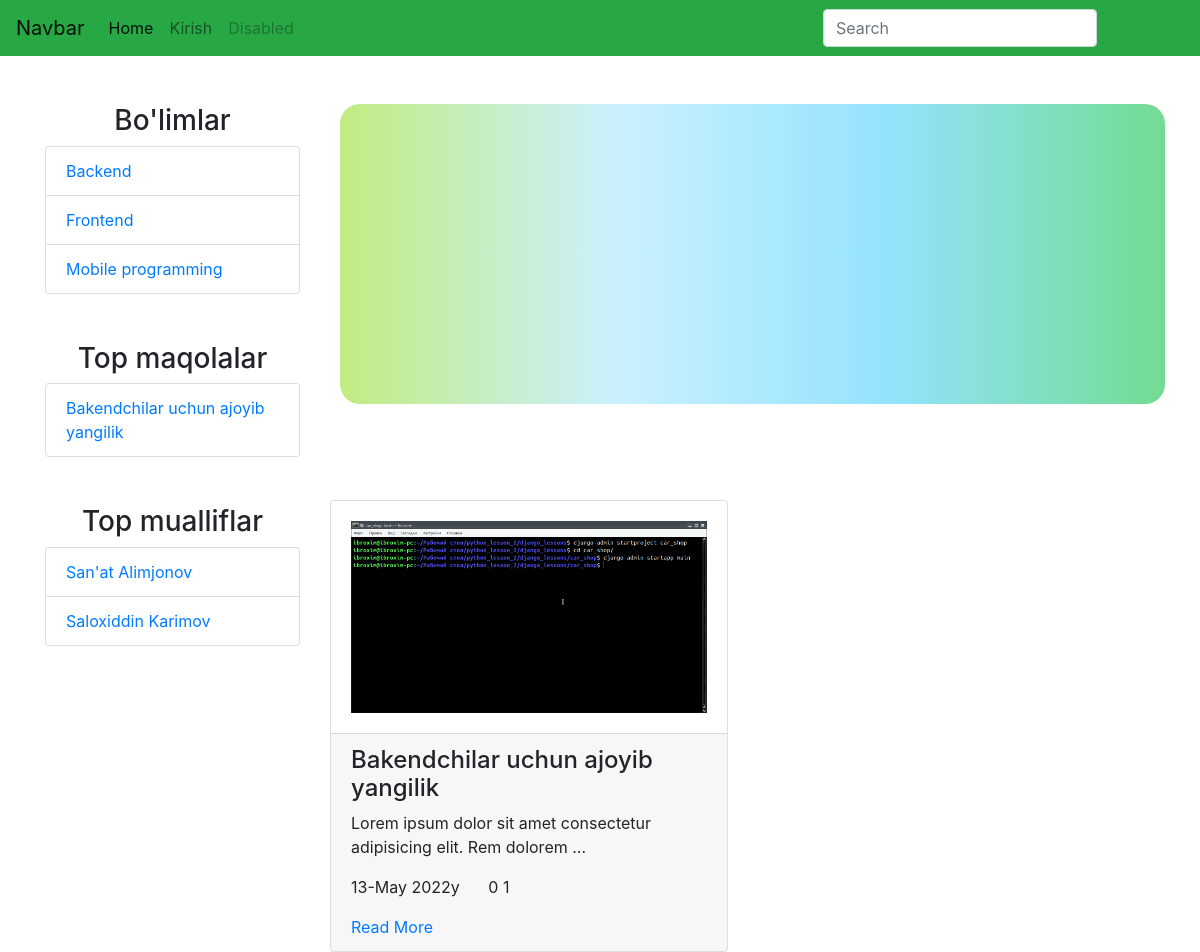
Page /category/1 on the committed database.
### blog/models.py (models this page shows, shortened)
class Category(models.Model):
    name = models.CharField(max_length=55)
    reg_date = models.DateField(auto_now_add=True)
    article_qty = models.PositiveIntegerField(default=0,editable=False)
    class Meta:
        verbose_name = "Kategoriya"
        verbose_name_plural = "Kategoriyalar"

class Article(models.Model):
    name = models.CharField(verbose_name="MAQOLA NOMI",help_text="dssdf sdjdsjfskdfsdfs dshfj", max_length=355,blank=True)
    text = models.TextField(verbose_name="MAQOLA Matni",max_length=8000,default="Text yo'q")
    view = models.PositiveIntegerField(verbose_name="Ko'rishlar soni",default=0 )
    likes = models.PositiveIntegerField(default=0)
    dislikes = models.PositiveIntegerField(default=0)
    image = models.ImageField(upload_to="")
    author = models.ForeignKey(Fallower,on_delete=models.CASCADE,null=True,blank=True)
    checked = models.BooleanField(default=False)
    category = models.ForeignKey(Category, db_index=True,  on_delete=models.PROTECT)
    reg_date = models.DateField(auto_now_add=True,editable=True )
    class Meta:
        verbose_name = "Maqola"
        verbose_name_plural = "Maqolalar"

### follower/models.py (models this page shows)
class Fallower(models.Model):
    user = models.OneToOneField(User,on_delete=models.CASCADE)
    name = models.CharField(verbose_name="Ismi", unique=True, max_length=55,blank=True)
    surname = models.CharField(max_length=55)
    age = models.PositiveIntegerField(default=0)
    liked_articles = models.ManyToManyField('blog.Article',blank=True)
    rating = models.PositiveIntegerField(default=0)
    email = models.EmailField()
    adress = models.CharField(max_length=500)

### blog/views.py (the view)
# urls.py: path("category/<int:category_id>", CategoryView.as_view(), name="category"),
class CategoryView(View):
    def get(self,request,category_id):
        category = Category.objects.get(id=category_id)
        categorys = Category.objects.all()
        articles = Article.objects.all().order_by('likes')[:10]
        articles = Article.objects.filter(category=category)
        fallowers = Fallower.objects.all().order_by('rating')[:10]
        context = {"categorys":categorys,"articles":articles,"fallowers":fallowers}
        return render(request,"index.html",context)

### templates/index.html (shortened to what this page needs)
{% extends 'wrapper.html' %}
              {% block content %}
              <div class="col-md-9">
                  <div class="banner"></div>
                <div class="row mt-5">
                    {% for a in articles %}
                    <div class="col-md-6 mt-5">
                        <div class="card">
                            <div class="card-body">
                                <img src="{{ a.image.url }}" width="100%" alt="">
                            </div>
                            <div class="card-footer">
                                <h4>{{ a.name }}</h4>
                                <p>
                                  {{ a.text|truncatewords:"10" }}
                                </p>
                                <p>{{ a.reg_date|date:"d" }}-{{ a.reg_date|date:"F" }} {{ a.reg_date|date:"Y" }}y
                               <span class="ml-4">
                                  {{ a.likes }}
                                   {{ a.dislikes }}
                               </span>
                                </p>
                                <a href="{% url 'blog:detail' a.id %}">Read More</a>
                            </div>
                        </div>
                    </div>
                    {% endfor %}
                </div>
              </div>
              {% endblock %}

### templates/wrapper.html (shortened to what this page needs)
<!DOCTYPE html>
{% load static %}
<html lang="en">
<head>
    <link rel="stylesheet" href="/static/bootstrap/dist/css/bootstrap.min.css">
    <link rel="stylesheet" href="">
</head>
<body>
    <nav class="navbar navbar-expand-lg navbar-light bg-success">
        <a class="navbar-brand" href="/">Navbar</a>
        <div class="collapse navbar-collapse" id="navbarSupportedContent">
          <ul class="navbar-nav mr-auto">
            <li class="nav-item active">
              <a class="nav-link" href="/">Home <span class="sr-only">(current)</span></a>
            </li>
            <li class="nav-item">
              {%if request.user.is_authenticated %}
                {%if request.user.is_superuser%}
                  <a class="nav-link" href="/admin" class="mr-3">
                    Admin_panel
                  </a>
                {%else%}
                  <a class="nav-link" href="{% url 'follower:profil' %}" class="mr-3">
                Profil
                </a>
                {%endif%}
              {%else%}
              <a class="nav-link" href="{% url 'blog:login' %}">Kirish</a>
              {%endif%}
            </li>
            <li class="nav-item">
              <a class="nav-link disabled" href="#">Disabled</a>
            </li>
          </ul>
          <form class="form-inline my-2 my-lg-0">
            <input class="form-control mr-sm-2" type="text" placeholder="Search" aria-label="Search">
            <button class="btn btn-outline-success my-2 my-sm-0" type="submit">Search</button>
          </form>
        </div>
      </nav>
      <div class="container mt-5">
          <div class="row">
             <div class="col-md-3">
                <div class="text-center">
                    <h3>Bo'limlar</h3>
                </div>
                <ul class="list-group">
                    {% for c in categorys %}
                    <li class="list-group-item">
                        <a href="{% url 'blog:category' c.id  %}">{{ c.name }}</a>
                    </li>
                    {% endfor %}
                  </ul>
                  <div class="text-center mt-5">
                    <h3>Top maqolalar</h3>
                </div>
                <ul class="list-group">
                    {% for a in articles %}
                    <li class="list-group-item">
                        <a href="#">{{ a.name }}</a>
                    </li>
                    {% endfor %}
                  </ul>
                  <div class="text-center mt-5">
                    <h3>Top mualliflar</h3>
                </div>
                <ul class="list-group">
                    {% for f in fallowers %}
                    <li class="list-group-item">
                        <a href="{% url 'blog:author_articles' f.id  %}">{{ f.name }} {{ f.surname }}</a>
                    </li>
                    {% endfor %}
                  </ul>
              </div>
              {% block content %}
              {% endblock %}
            </div>
        </div>
  </body>
  </html>

### templates/wrapper.html (style rules this page uses)
.banner { width: 100%; margin: 0 10px; border-radius: 20px; min-height: 300px; background: linear-gradient(90deg,#c2eb81,#cbf0ff,#93e3fd,#72db92); }

### rows in the picture
Category: name "Backend"
Category: name "Frontend"
Category: name "Mobile programming"
Article: name "Bakendchilar uchun ajoyib yangilik", image (picture), text "Lorem ipsum dolor sit amet consectetur adipisicing elit. Rem dolorem …", reg_date "13", reg_date "May", reg_date "2022", likes "0", dislikes "1"
Fallower: name "San'at", surname "Alimjonov"
Fallower: name "Saloxiddin", surname "Karimov"
